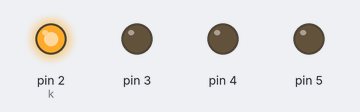
A sketch run on a simulated Arduino Uno, built with avr-gcc and run on an emulated ATmega328P. Shown: output pins drawn as LEDs (lit = HIGH).

Above: at 0.5 s.
At 1.5 s:
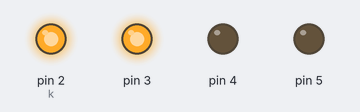
At 2.5 s:
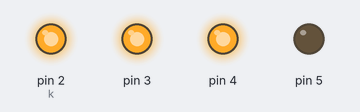
At 3.5 s:
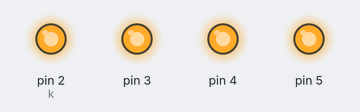
At 4.2 s:
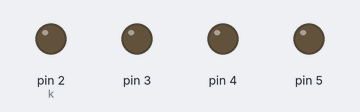
Timing chart, 0 to 5.9 s (numbered marks = the images above):
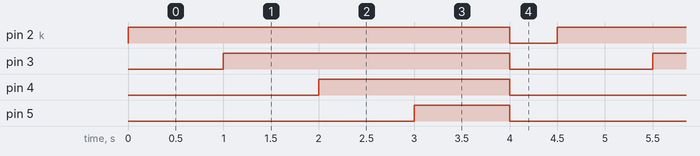

Measured:
- by itself, pin 2 (k): alternates HIGH for 4.0 s and LOW for 0.50 s
- by itself, pin 3: alternates HIGH for 3.0 s and LOW for 1.5 s
- by itself, pin 4: alternates HIGH for 2.0 s and LOW for 2.5 s
- by itself, pin 5: alternates HIGH for 1.0 s and LOW for 3.5 s

The sketch:

TurnONnextLED.ino
```cpp
 void setup()
{
  for(int i=2;i<=5;i++){
    pinMode(i, OUTPUT);

  }

}

void loop()
{
  static int k=2;
  if(k>5){
      digitalWrite(2, LOW);
        digitalWrite(3, LOW);
          digitalWrite(4, LOW);
            digitalWrite(5, LOW);
            delay(500);
            k = 2 ;
    }

    digitalWrite(k, HIGH);
    delay(1000);
    k++;

}
```
